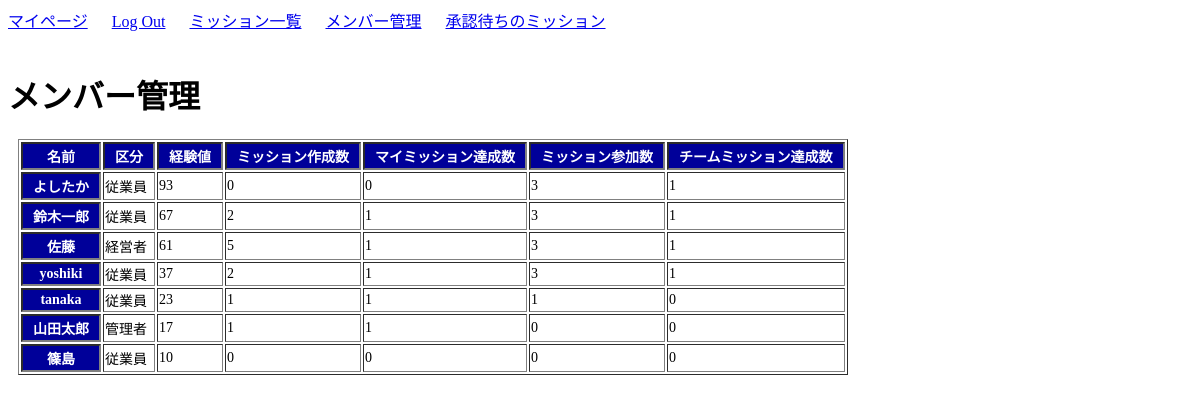
/management/ (signed in), run on the app's committed database.
### user/models.py (models this page shows, shortened)
class Profile(models.Model):
    user = models.OneToOneField(User, on_delete=models.CASCADE)
    kubun = models.CharField(verbose_name='区分',
                             max_length=2,
                             choices=KUBUN_CHOICES,
                             blank=True)
    exp_total = models.IntegerField(verbose_name='経験値', default=10)
    create_count = models.IntegerField(default=0)         # ミッション作成回数
    my_success_count = models.IntegerField(default=0)     # 自ら作成したミッションの達成数
    join_count = models.IntegerField(default=0)           # ミッション参加回数
    team_success_count = models.IntegerField(default=0)   # 参加したミッションの達成回数

### user/views.py (the view)
# urls.py: path('management/', views.management, name='management'),
def management(request):
    all_profile_ = Profile.objects.all()
    all_profile = sorted(all_profile_, key=lambda x: x.exp_total, reverse=True)
    contents = {
        'all_profile': all_profile,
        'profile': Profile.objects.get(user=request.user)
        }
    return render(request, 'user/management.html', contents)

### user/templates/user/management.html
{% extends 'mission/base.html' %}
{% block body %}
<br>
<br>
<h1>メンバー管理</h1>
<table border="1">
    <tr>
        <th>名前</th><th>区分</th><th>経験値</th><th>ミッション作成数</th><th>マイミッション達成数</th><th>ミッション参加数</th><th>チームミッション達成数</th>
    </tr>
    {% for item in all_profile %}
    <tr>
        <th>{{ item.user.username }}</th><td>{{ item.get_kubun_display }}</td><td>{{ item.exp_total }}</td><td>{{ item.create_count }}</td><td>{{ item.my_success_count }}</td><td>{{ item.join_count }}</td><td>{{ item.team_success_count }}</td>
    </tr>
    {% endfor %}
</table>
{% endblock body %}

### mission/static/mission/css/style.css (style rules this page uses)
table { margin: 10px; font-size: 14px; }
table tr th { background-color: #009; color: white; padding: 2px 10px; border-width: 2px; }

### data on the page
Profile: user.username "よしたか", kubun "従業員", exp_total "93", create_count "0", my_success_count "0", join_count "3", team_success_count "1"
Profile: user.username "鈴木一郎", kubun "従業員", exp_total "67", create_count "2", my_success_count "1", join_count "3", team_success_count "1"
Profile: user.username "佐藤", kubun "経営者", exp_total "61", create_count "5", my_success_count "1", join_count "3", team_success_count "1"
Profile: user.username "yoshiki", kubun "従業員", exp_total "37", create_count "2", my_success_count "1", join_count "3", team_success_count "1"
Profile: user.username "tanaka", kubun "従業員", exp_total "23", create_count "1", my_success_count "1", join_count "1", team_success_count "0"
Profile: user.username "山田太郎", kubun "管理者", exp_total "17", create_count "1", my_success_count "1", join_count "0", team_success_count "0"
Profile: user.username "篠島", kubun "従業員", exp_total "10", create_count "0", my_success_count "0", join_count "0", team_success_count "0"
